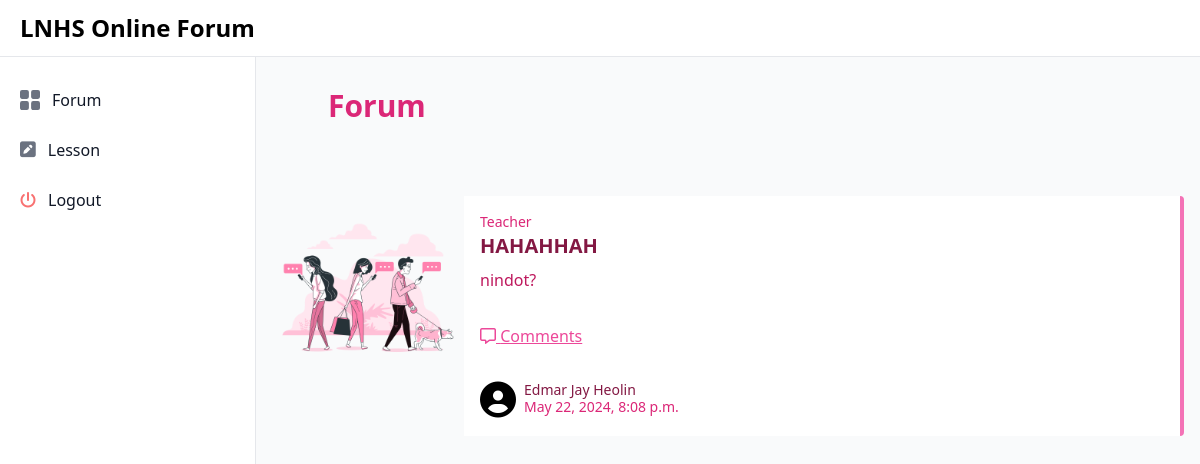
The app's page /student_dashboard with its own data.
### users/models.py (models this page shows)
class Forum(models.Model):
    title = models.CharField(max_length=10000)
    type = models.CharField(max_length=250)
    file = models.FileField(
        upload_to='media/forum',
        validators=[
            FileExtensionValidator(allowed_extensions=['png', 'jpeg', 'jpg', 'pdf', 'word', 'ppt', 'xlsx', 'csv', 'gif'])
        ],
        null=True,  # Allow null values
        blank=True  # Also allow empty values (in forms)
    )
    upload_date = models.DateTimeField(default=now)
    description = models.TextField()
    uploader = models.ForeignKey(User, on_delete=models.CASCADE)

### users/views.py (the view, shortened to what this page needs)
# urls.py: path('student_dashboard', views.student_dashboard, name='student_dashboard'),
def student_dashboard(request):
    forum = Forum.objects.all().select_related('uploader', 'uploader__userprofile').order_by('-id')
    context = {
        'forum':forum,
    }
    return render(request, 'student/index.html', context)

### users/templates/student/index.html (shortened to what this page needs)
{% load static tailwind_tags %}
<!DOCTYPE html>
<html lang="en">
	<head>
		<link
			rel="stylesheet"
			href="https://cdnjs.cloudflare.com/ajax/libs/font-awesome/6.5.2/css/all.min.css" />
		<link
			href="https://cdnjs.cloudflare.com/ajax/libs/flowbite/2.3.0/flowbite.min.css"
			rel="stylesheet" />
		<link
			rel="stylesheet"
			href="{% static 'css/style.css' %}" />
		{% tailwind_css %}
	</head>
	<body class="bg-gray-50">
		{% include 'includes/student_sidebar.html' %}
		<div class="p-4 sm:ml-64 mt-16">
			<div class="flex items-center justify-between px-2 sm:px-14 flex-wrap">
				<div class="pt-2 flex justify-end text-pink-600">
					<p class="text-3xl font-bold">Forum</p>
				</div>
			</div>
			<div
				class="flex flex-col mt-14"
				id="forum-list">
				{% for forums in forum %}
				<div class="w-full lg:flex my-4">
					<div
						class="h-48 lg:h-auto lg:w-48 flex-none bg-cover rounded-t lg:rounded-t-none lg:rounded-l text-center overflow-hidden">
						<img src="{% static 'img/chat.png' %}" alt="">
					</div>
					<div
						class="border-r-4 flex-grow  border-pink-400 lg:border-pink-400 bg-white rounded-b lg:rounded-b-none lg:rounded-r p-4 flex flex-col justify-between leading-normal">
						<div class="mb-8">
							<p class="text-sm text-pink-600 flex items-center">{{forums.uploader.last_name}}</p>
							<div class="text-pink-900 font-bold text-xl mb-2"><a href="{% url 'student_forumPost' forums.id %}">{{forums.title}}</a></div>
							<p class="text-pink-700 text-base">{{forums.description}}</p>
							<div class="flex justify-between items-center mt-8">
								<div>
									<a
										href="{% url 'student_forumPost' forums.id %}"
										class="text-pink-500 hover:text-pink-700 underline">
										<i class="far fa-comment-alt"></i>
										Comments
									</a>
								</div>
							</div>
						</div>
						<div class="flex items-center">
							<i
								class="fa fa-user-circle text-4xl mr-2"
								aria-hidden="true"></i>
							<div class="text-sm">
								<p class="text-pink-900 leading-none">{{forums.uploader.first_name}}</p>
								<p class="text-pink-600">{{forums.upload_date}}</p>
							</div>
						</div>
					</div>
				</div>
				{% endfor %}
			</div>
		</div>
	</body>
</html>

### records on screen
Forum: uploader.last_name "Teacher", title "HAHAHHAH", description "nindot?", uploader.first_name "Edmar Jay Heolin", upload_date "May 22, 2024, 8:08 p.m."
